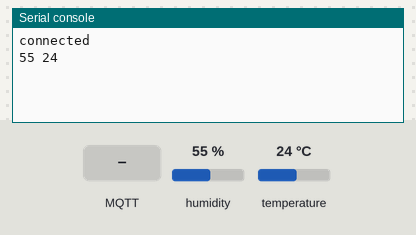
This program was run on a simulated MicroPython board. Parts: the last lines printed to the serial console. The inputs (shaded band) are chosen by the test bench; at power-on: humidity 55 %, temperature 24 °C. WiFi joins after 1.5 s; no MQTT or app messages arrive unless stated.

Above: at 2.8 s.
2.9 s: MQTT message "1" arrives on the first subscribed topic
5.4 s: MQTT message "on" arrives on the first subscribed topic
7.9 s: MQTT message "off" arrives on the first subscribed topic
11.2 s: humidity set to 22 %
At 13.3 s:
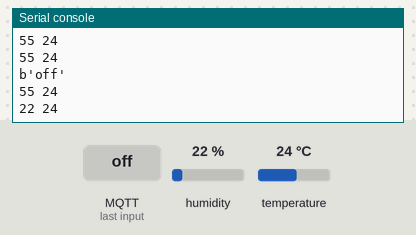
13.7 s: temperature set to 12 °C
At 14.5 s:
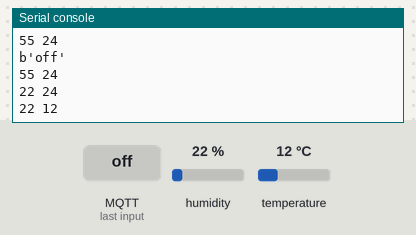
16.2 s: humidity set to 40 %
At 19.3 s:
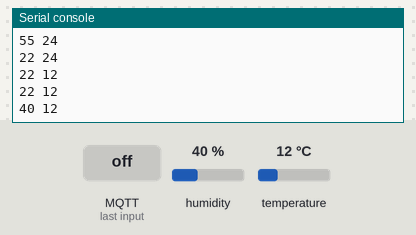
Timing chart, 0 to 19.7 s (numbered marks = the images above; inputs shaded):
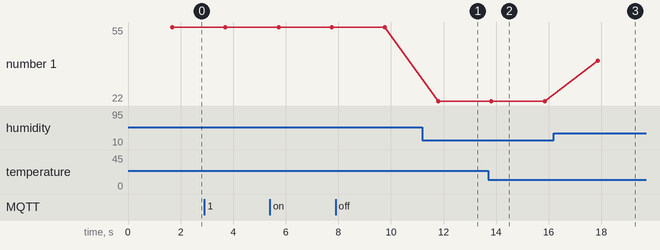

Measured:
- after the input at 11.2 s, the serial console: prints a new line after 0.60 s (image 1)
- after the input at 13.7 s, the serial console: prints a new line after 0.12 s (image 2)
- after the input at 16.2 s, the serial console: prints a new line after 1.7 s (image 3)
- plotted number 1: 55 → 22 after the input at 11.2 s, 22 → 40 after the input at 16.2 s

The program:

MQTT_DHT.py
```python
from machine import Pin
from time import sleep
import dht
from umqttsimple import MQTTClient
import network

sensor = dht.DHT11(Pin(14))

sta_if = network.WLAN(network.STA_IF)
sta_if.active(True)
sta_if.connect('V2041', '123456789')

while not sta_if.isconnected():
    pass
print("connected")

client = MQTTClient(
    client_id="client",
    keepalive=5,
    server="test.mosquitto.org",
    ssl=False)

client.connect()

def get_msg(topic, msg):
    print(msg)

client.set_callback(get_msg)
client.subscribe("NCUEMQTT") #訂閱NCUE這個主題

while True:
  try:
    client.check_msg()
    sensor.measure()
    temp = sensor.temperature()
    hum = sensor.humidity()
    temp_f = temp * (9/5) + 32.0
    string = str(hum) + " " + str(temp)
    print(string)

    client.publish("receive_topic", string) #向receive_topic這個主題送出訊號
    sleep(2)
    #print('Temperature: %3.1f C' %temp)
    #print('Temperature: %3.1f F' %temp_f)
    #print('Humidity: %3.1f %%' %hum)
  except OSError as e:
    print('Failed to read sensor.')
```
